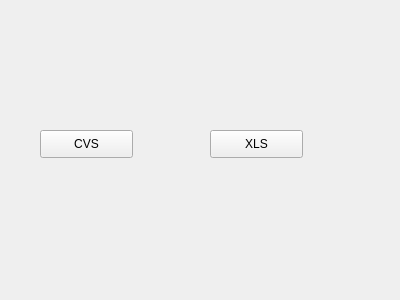
<?xml version="1.0" encoding="UTF-8"?>
<ui version="4.0">
 <class>Form</class>
 <widget class="QWidget" name="Form">
  <property name="geometry">
   <rect>
    <x>0</x>
    <y>0</y>
    <width>400</width>
    <height>300</height>
   </rect>
  </property>
  <property name="windowTitle">
   <string>Form</string>
  </property>
  <widget class="QPushButton" name="CvsButton">
   <property name="geometry">
    <rect>
     <x>40</x>
     <y>130</y>
     <width>93</width>
     <height>28</height>
    </rect>
   </property>
   <property name="text">
    <string>CVS</string>
   </property>
  </widget>
  <widget class="QPushButton" name="XlsButton">
   <property name="geometry">
    <rect>
     <x>210</x>
     <y>130</y>
     <width>93</width>
     <height>28</height>
    </rect>
   </property>
   <property name="text">
    <string>XLS</string>
   </property>
  </widget>
 </widget>
 <resources/>
 <connections/>
</ui>
